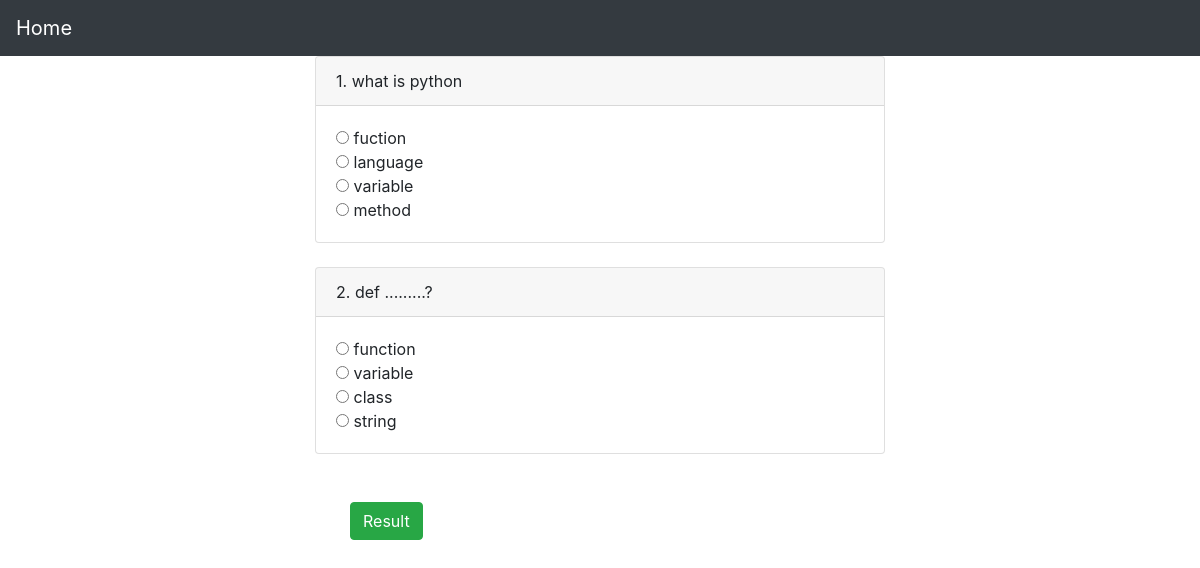
The app's page /advancepython, older data.
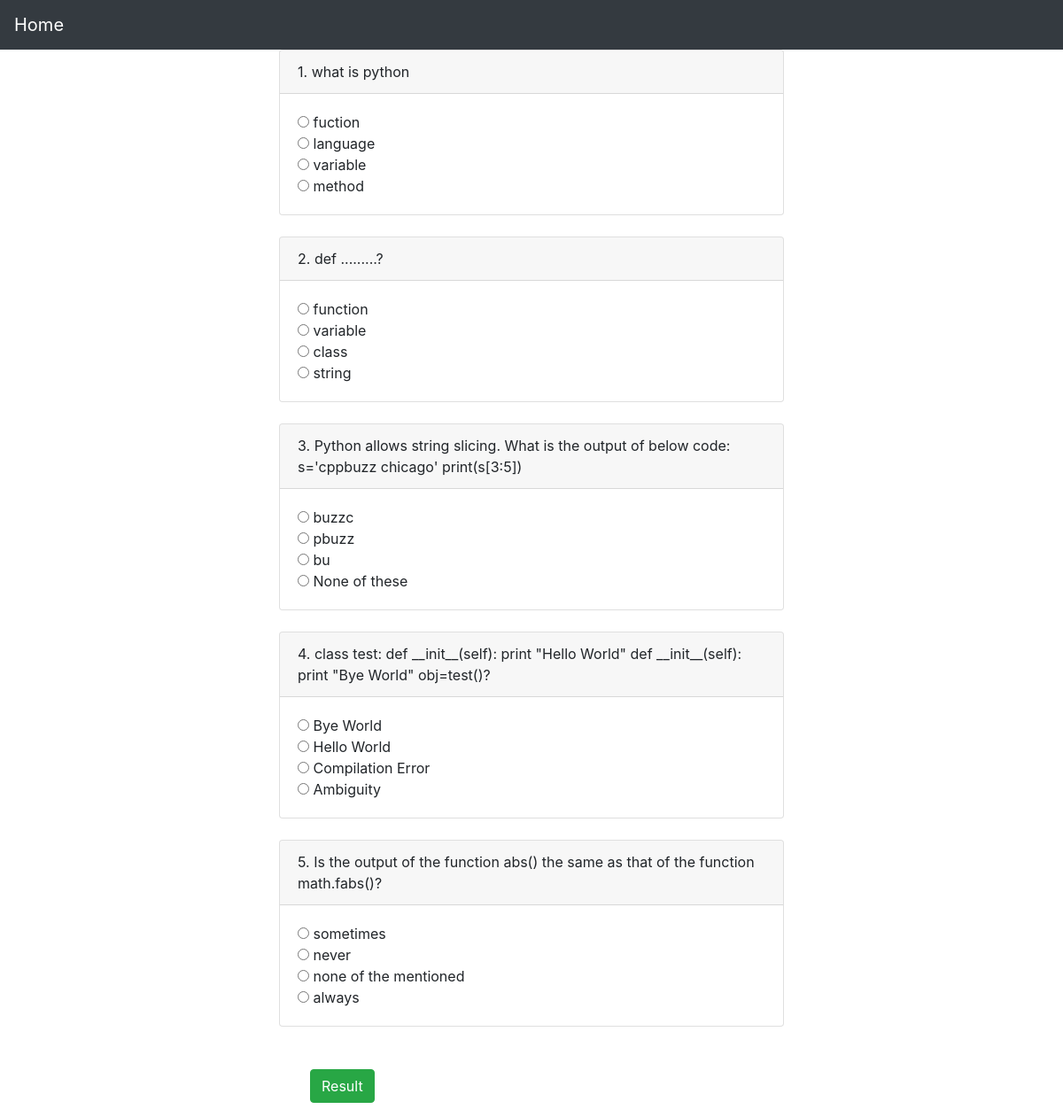
The same page, newer data.
### projectApp/models.py (models this page shows)
class Advancepython(models.Model):
    question = models.CharField(max_length = 250)
    optiona = models.CharField(max_length = 100)
    optionb = models.CharField(max_length = 100)
    optionc = models.CharField(max_length = 100)
    optiond = models.CharField(max_length = 100)
    answer = models.CharField(max_length = 100)
    def __str__(self):
        return self.question

### projectApp/views.py (the view)
# urls.py: path('advancepython',views.advancepython),
def advancepython(request):
    ques =  Advancepython.objects.all()
    print(ques)
    return render(request,'advancePythonquestion.html',{'ques':ques})

### templates/advancePythonquestion.html (shortened to what this page needs)
<html>
<head>
   	<link rel="stylesheet" href="https://stackpath.bootstrapcdn.com/bootstrap/4.3.1/css/bootstrap.min.css">
</head>
<body>
<nav class="navbar navbar-expand-lg navbar-dark bg-dark" style="overflow:show;position: fixed;top: 0;width: 100%;z-index:1000";>
                <a class="navbar-brand" href="{% url 'category' %}">Home</a>
          </nav>
    <div class="container col-6">
        <div class="timer">
              <h1> <time id="countdown"style="position: fixed; right:20px;"></time></h1>
        </div>
    </div>
            <div class="container col-6"> <br> <br>
        <form action="pythonResult" method="post" name="question">
  {% for que in ques %}
  <div class="card">
  <div class="card-header">
  {{ forloop.counter }}. {{ que.question }}
  </div>
  <div class="card-body">
      <input type="radio" name="{{ que.id }}" value="{{ que.optiona }}">
      {{ que.optiona }} <br>
      <input type="radio" name="{{ que.id }}" value="{{ que.optionb }}">
      {{ que.optionb }} <br>
      <input type="radio" name="{{ que.id }}" value="{{ que.optionc }}">
      {{ que.optionc }} <br>
      <input class="form_control" type="radio" name="{{ que.id }}" value="{{ que.optiond }}">
      {{ que.optiond }}
  </div>
</div><br>
  {% endfor %}
  <br>
  <div class="row">
    <div class="col-md-1">
    </div>
    <div class="col-xs-2">
      <button type="submit" class="btn btn-block btn-success btn-md">Result</button>
    </div>
  </div>
</form>
</div>
  </body>
</html>

Row changes from the older to the newer data that the page shows:
added Advancepython: question "Python allows string slicing. What is the output of below code: s='cppbuzz chicago' print(s[3:5])", optiona "buzzc", optionb "pbuzz", optionc "bu", optiond "None of these"
added Advancepython: question "class test: def __init__(self): print \"Hello World\" def __init__(self): print \"Bye World\" obj=test()?", optiona "Bye World", optionb "Hello World", optionc "Compilation Error", optiond "Ambiguity"
added Advancepython: question "Is the output of the function abs() the same as that of the function math.fabs()?", optiona "sometimes", optionb "never", optionc "none of the mentioned", optiond "always"
